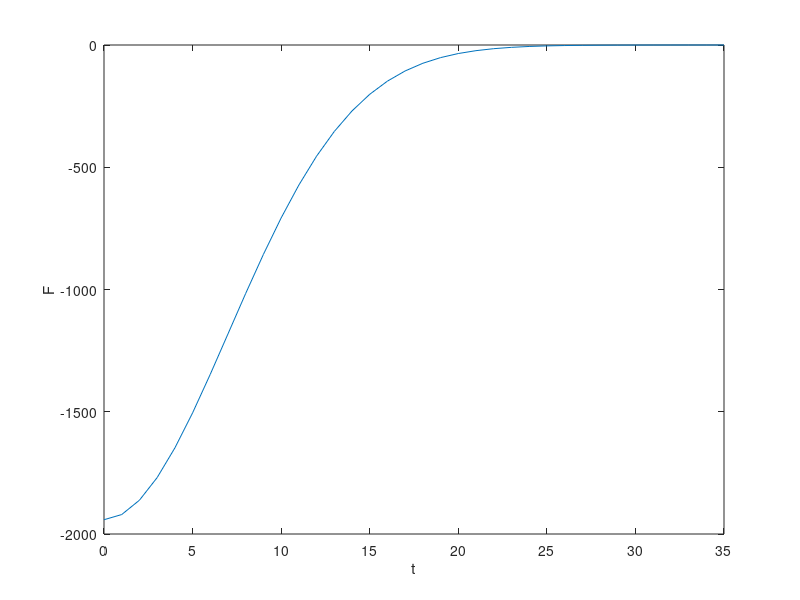

Write the MATLAB code that produced this figure. (Note: this script raises an error after producing the figure.)
% (a)
e = exp(1);

t = 0:35;
v = -20.*e.^(-0.01.*t.*t).*sin(20.*pi.*t + 2.*pi./5);
plot(t,v)
xlabel('t')
ylabel('v')

% (b)
h = 10.^(-8);
a = ( -20.*e.^(-0.01.*(t+h).*(t+h)).*sin(20.*pi.*(t+h) + 2.*pi./5)...
- (-20.*e.^(-0.01.*t.*t).*sin(20.*pi.*t + 2.*pi./5)) )./h;
F = a.*5;
plot(t,F)
xlabel('t')
ylabel('F')

% (c)
% t = 8 to get F(8)
F_8 = ( -20.*e.^(-0.01.*(8+h).*(8+h)).*sin(20.*pi.*(8+h) + 2.*pi./5)...
- (-20.*e.^(-0.01.*8.*8).*sin(20.*pi.*8 + 2.*pi./5)) )./h.*5;
fprintf('F(8) = %.2f N\n', F_8)

% (d)
% x(10) is approximately equal to integration of v(t)|(10-h)~(10+h)
h = 10.^(-6);
v_1 = -20.*e.^(-0.01.*(10-h).*(10-h)).*sin(20.*pi.*(10-h) + 2.*pi./5);
v_2 = -20.*e.^(-0.01.*(10+h).*(10+h)).*sin(20.*pi.*(10+h) + 2.*pi./5);
x_10 = (v_1 + v_2).*(2.*h)./2;
fprintf('x(10) = %.11f N\n', x_10)

% (e)
% the distance should be abs-val of integration of v(t)|0~10
distance = get_sum_1_e(0,10,10000);
fprintf('The total travel length from t = 0 to 10 is %.6f m\n', distance)